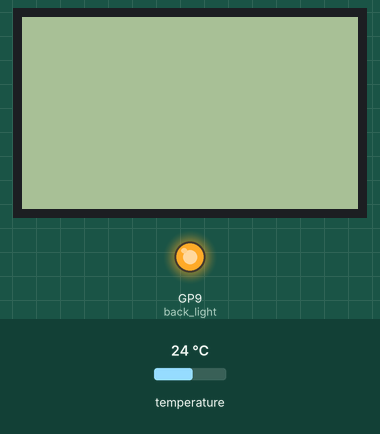
A program run on a simulated Raspberry Pi Pico running MicroPython. Shown: 84×48 one-colour display, output pins drawn as LEDs (lit = HIGH). The test bench sets the inputs (shaded band); at power-on: temperature 24 °C. What the program prints to the serial console is not drawn.

Above: at 1.2 s.
1.3 s: temperature set to 12 °C
At 9.8 s:
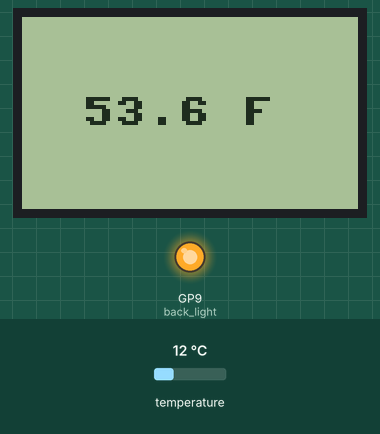
14.4 s: temperature set to 19 °C
At 22.4 s:
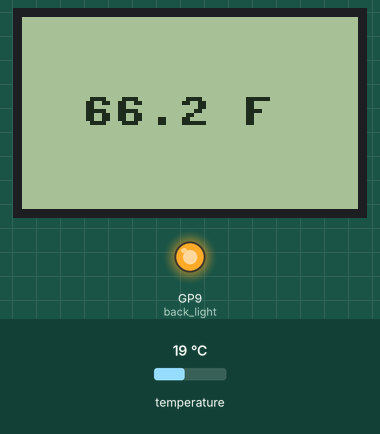
23.6 s: temperature set to 28 °C
At 29.3 s:
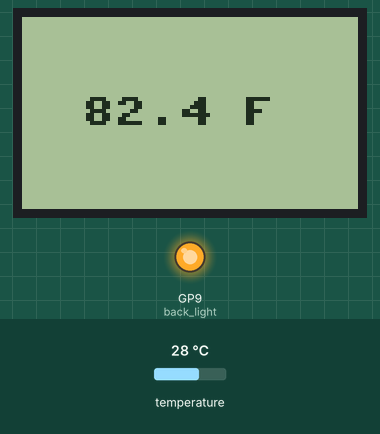
Timing chart, 0 to 30.8 s (numbered marks = the images above; inputs shaded):
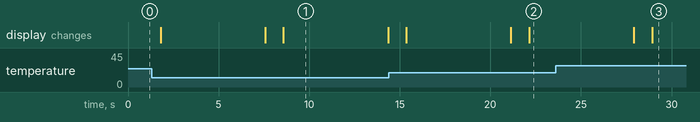

The program:

nokia_5110_ds18b20_temp.py
```python
# PCD8544 (Nokia 5110) LCD sample for Raspberry Pi Pico
# Required library:
# https://github.com/mcauser/micropython-pcd8544

# Connections:
#   Connect the screen up as shown below using the
#   physical pins indicated (physical pin on pico)

#   RST - Reset:                     Pico GP8 (11)
#   CE - Chip Enable / Chip select : Pico GP5 ( 7)
#   DC - Data/Command :              Pico GP4 ( 6)
#   Din - Serial Input (Mosi):       Pico GP7 (10)
#   Clk - SPI Clock:                 Pico GP6 ( 9)
#   Vcc:                             Pico 3V3 (36)
#   BL :                             Pico GP9(12)
#   Gnd:                             Pico GND (38)
#
#----- add the ds18b20 as well ----
#
# (curved side of sensor)
#    Gnd Data VCC
#
# with Data connected to Pico GPIO17 (22)
#


import pcd8544_fb
from machine import Pin, SPI
import utime

import machine, onewire, ds18x20, time

# set up pins

spi = SPI(0)
spi.init(baudrate=2000000, polarity=0, phase=0)
cs = Pin(5)
dc = Pin(4)
rst = Pin(8)

ds_pin = Pin(17)
ds_sensor = ds18x20.DS18X20(onewire.OneWire(ds_pin))

# set bl off
back_light = Pin(9, Pin.OUT, value=1)

#initialize lcd
lcd = pcd8544_fb.PCD8544_FB(spi, cs, dc, rst)

# Setup temperature sensor read value on ADC 4 - Onboard temperature sensor
sensor_temp = machine.ADC(4)
conversion_factor = 3.3 / (65535)

def display_ds_temp(string_ds_temperature):
    lcd.text('Current temp degF', 0, 0, 1)
    lcd.text(string_ds_temperature,0,12,1)
    lcd.clear()
    lcd.show()
    utime.sleep(5)

def display_temp(string_temperature):
    # refresh occasionally to show program is running
    lcd.clear()
    lcd.show()
    utime.sleep(1)
    lcd.text(string_temperature,15, 20, 1)
    lcd.show()
    utime.sleep(5)

def read_ds_temp():
    roms = ds_sensor.scan()
    if roms:
        try:
            ds_sensor.convert_temp()
            time.sleep_ms(750)
            for rom in roms:
                # print(rom)
                temp = ds_sensor.read_temp(rom)*1.80+32
                temp_formatted = str("{:.1f}".format(temp) + " F")
                print(temp_formatted)
        except:
            temp_formatted = "   unavailable"
    return(temp_formatted)


def read_temp():
    reading = sensor_temp.read_u16() * conversion_factor
    temperature = 27 - (reading - 0.706)/0.001721
    formatted_temperature = "{:.2f}".format(temperature)
    string_temperature = str("Temp:" + formatted_temperature)
    print(string_temperature)

    return string_temperature


while True:
    #    temperature = read_temp()
    temperature = read_ds_temp()
    display_temp(temperature)
    lcd.fill(0)
```

Measured:
- after the input at 1.3 s, the display: first differs from a run without the input after 7.3 s (image 1)
- after the input at 14.4 s, the display: first differs from a run without the input after 7.7 s (image 2)
- after the input at 23.6 s, the display: first differs from a run without the input after 5.3 s (image 3)
- what the display in image 1 shows lasts 5.8 s, from 8.6 s to 14.4 s
